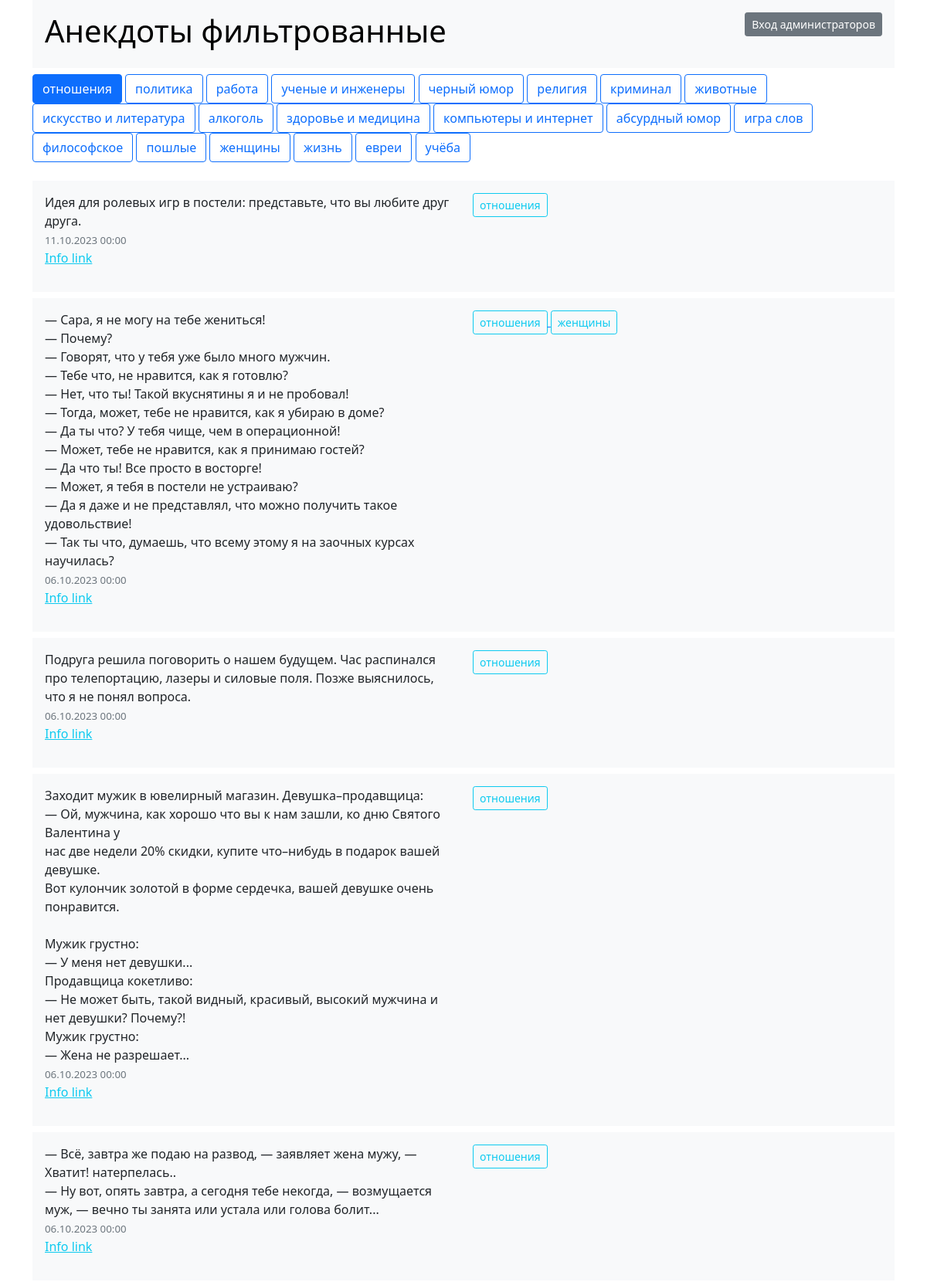
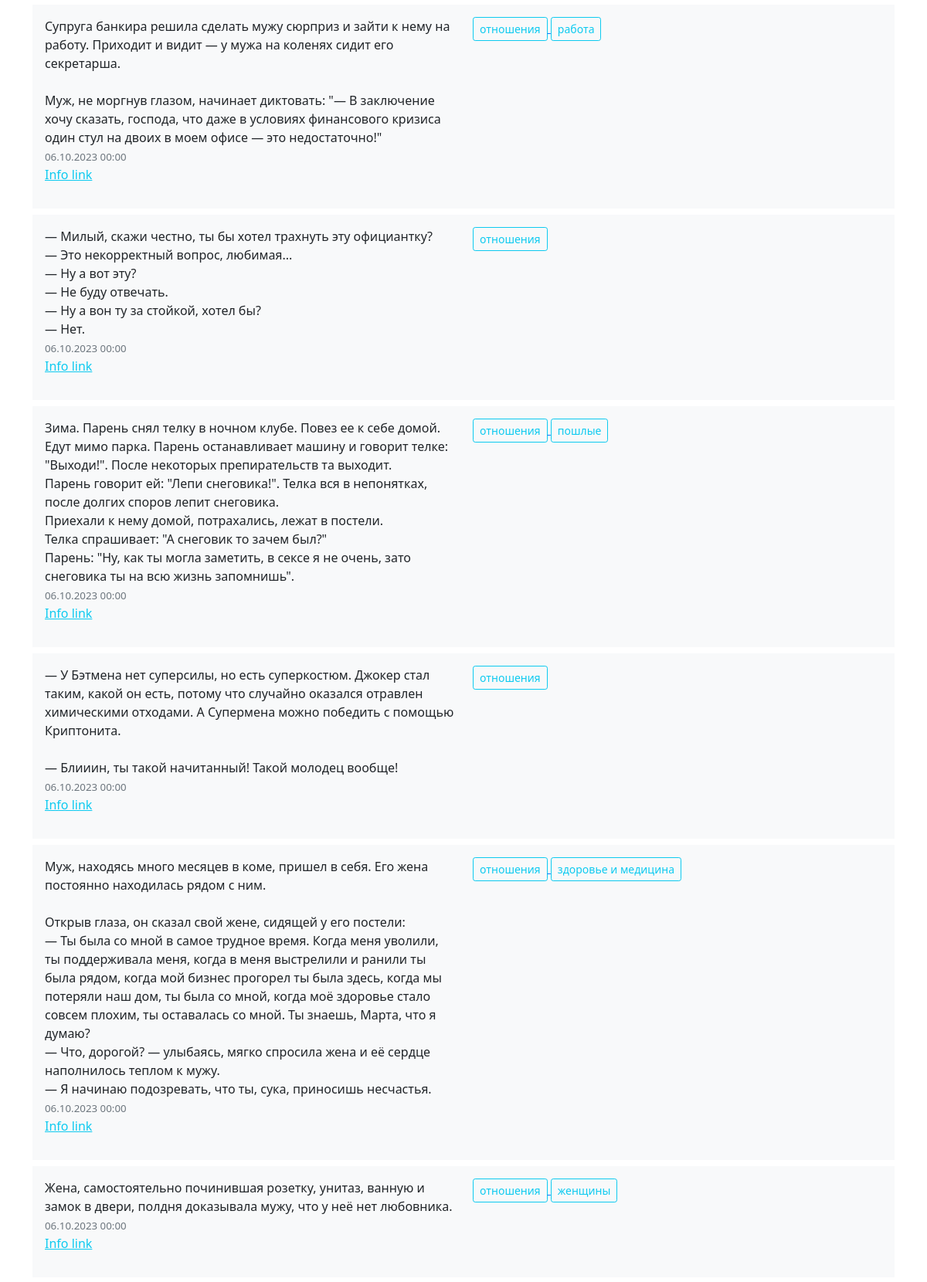
Screenshot of /отношения (upper part) with the database file from the repository (2 pictures, top to bottom).
### tables this page shows
CREATE TABLE `tag` (
  `id` int(11) NOT NULL,
  `tag` varchar(255) NOT NULL
);

CREATE TABLE `joke`
(
    `id`        int(11) NOT NULL,
    `joke`      text NOT NULL,
    `joke_date` date                                    DEFAULT NULL,
    `user`      varchar(255) DEFAULT NULL
);

### core/base/controller/Singleton.php (called while the page is built, shortened)
<?php
trait Singleton
{
    static private $_instance;
    static public function instance()
    {
        if (self::$_instance instanceof self) {
            return self::$_instance;
        }
        self::$_instance = new self;
        return self::$_instance;
    }
}

### core/base/settings/Settings.php (called while the page is built, shortened)
<?php
class Settings
{
    static public function get($property)
    {
        return self::instance()->$property;
    }
}

### core/base/model/BaseModel.php (called while the page is built, shortened)
<?php
class BaseModel
{
    static function processCrud($params)
    {
        if ($params['action'] === 'r') {
            return self::readDatabase($params);
        }
    }
    static function readDatabase($params = null)
    {
        $pdo = self::Instance()->pdo;
        $pdo->setAttribute(PDO::ATTR_ERRMODE, PDO::ERRMODE_EXCEPTION);
        if (isset($params['jokes']) && $params['jokes'] == '*') {
            if (isset($params['tag'])) {
                $tag = $params['tag'];
                $countStmt = $pdo->prepare("
            SELECT COUNT(joke.id)
            FROM joke
            LEFT JOIN joke_tag ON joke.id = joke_tag.id_joke
            LEFT JOIN tag ON tag.id = joke_tag.id_tag
            WHERE tag.tag = :tag
        ");
                $countStmt->execute([':tag' => $tag]);
                $count = $countStmt->fetchColumn();
                return $count;
            } else {
                $countStmt = $pdo->prepare("SELECT COUNT(*) FROM joke");
                $countStmt->execute();
                $count = $countStmt->fetchColumn();
                return $count;
            }
        }
        if (isset($params['tags']) && $params['tags'] == '*') {
            $tagStmt = $pdo->prepare("SELECT tag FROM tag");
            $tagStmt->execute();
            $tags = $tagStmt->fetchAll(PDO::FETCH_COLUMN);
            return $tags;
        }
        if ((isset($params[0]) && is_array($params[0]) && !empty($params[0][0])) or (isset($params['jsTag']))) {
            if (isset($params['jsTag'])) {
                $tagName = $params['jsTag'];
            } else {
                $tagName = $params[0][0];
            }
            $limit = LIMIT;
            if (isset($params['offset'])) {
                $offset = $limit * $params['offset'];
            } else {
                $offset = 0;
            }
            $data = self::getJokesByTag($tagName, $limit, $offset);
            $tagStmt = $pdo->prepare("SELECT id, tag FROM tag");
            $tagStmt->execute();
            $tags = $tagStmt->fetchAll(PDO::FETCH_ASSOC);
            $data['tags'] = $tags;
            return $data;
        }
        $data = ['jokes' => [], 'tags' => []];
        $tagStmt = $pdo->prepare("SELECT id, tag FROM tag");
        $tagStmt->execute();
        $tags = $tagStmt->fetchAll(PDO::FETCH_ASSOC);
        $data['tags'] = $tags;
        return $data;
    }
    public static function getJokesByTag($tagName, $limit = null, $offset = 0)
    {
        $pdo = self::Instance()->pdo;
        $pdo->setAttribute(PDO::ATTR_ERRMODE, PDO::ERRMODE_EXCEPTION);
        $sql = "SELECT joke.id, joke.joke, joke.joke_date, joke.user, GROUP_CONCAT(tag.id) AS tag_ids, GROUP_CONCAT(tag.tag) AS tags
   FROM joke
   INNER JOIN joke_tag ON joke.id = joke_tag.id_joke
   INNER JOIN tag ON tag.id = joke_tag.id_tag
   WHERE joke.id IN (
       SELECT joke.id
       FROM joke
       INNER JOIN joke_tag ON joke.id = joke_tag.id_joke
       INNER JOIN tag ON tag.id = joke_tag.id_tag
       WHERE tag.tag = :tagName
   )
   GROUP BY joke.id
   ORDER BY joke.id DESC";
        if ($limit) {
            $sql .= " LIMIT :offset, :limit";
        }
        $stmt = $pdo->prepare($sql);
        $stmt->bindValue(':tagName', $tagName, PDO::PARAM_STR);
        if ($limit) {
            $stmt->bindValue(':offset', $offset, PDO::PARAM_INT);
            $stmt->bindValue(':limit', $limit, PDO::PARAM_INT);
        }
        $stmt->execute();
        $jokes = $stmt->fetchAll(PDO::FETCH_ASSOC);
        $data = ['jokes' => []];
        foreach ($jokes as $joke) {
            $tagIds = explode(',', $joke['tag_ids']);
            $tags = explode(',', $joke['tags']);
            $tagArray = [];
            for ($i = 0; $i < count($tagIds); $i++) {
                $tagArray[] = [
                    'id' => $tagIds[$i],
                    'tag' => $tags[$i]
                ];
            }
            $data['jokes'][] = [
                'id' => $joke['id'],
                'joke' => $joke['joke'],
                'tags' => $tagArray,
                'joke_date' => $joke['joke_date'],
                'user' => $joke['user']
            ];
        }
        return $data;
    }
}

### core/user/controller/IndexController.php (called while the page is built, shortened)
<?php
class IndexController extends BaseController
{
    protected function inputData()
    {
        if ($this->parameters[0][0] != '') {
            if (!is_numeric($this->parameters[0][0])) {
                $section = $this->parameters[0];
                $data = BaseModel::processCrud([
                        'action' => 'r',
                        $section
                    ]
                );
            }
        } else {
            $data = BaseModel::processCrud([
                'action' => 'r'
            ]);
        }
        $src = $this->checkCookie();
        $data['src'] = $src;
        $pagination = $this->countElements();
        $data['pagination'] = $pagination;
        $content = $this->render('', compact('data'));
        return compact('content',);
    }
    public function checkCookie()
    {
        if (!isset($_COOKIE['username'])) {
            return "userJS.js";
        }
    }
    public function countElements()
    {
        $currentElement = isset($this->parameters['page']) ? (int)$this->parameters['page'] : 0;
        $countPage = $this->parameters['countPage'];
        return Pagination::pagination($currentElement, $countPage);
    }
}

### core/base/settings/internal_settings.php (called while the page is built, shortened)
<?php
function autoloadMainClasses($class_name)
{
    $class_path = str_replace('\\', DIRECTORY_SEPARATOR, $class_name);
    $file_path = $_SERVER['DOCUMENT_ROOT'] . DIRECTORY_SEPARATOR . $class_path . ".php";
}

### core/user/controller/Pagination.php (called while the page is built, shortened)
<?php
class Pagination extends IndexController
{
    public static function pagination($currentElement, $countPage)
    {
        $elements = [];
        $countPage = $countPage - 1;
        $elements['Previous'] = $currentElement - 1;
        $elements['first'] = 1;
        $elements['PreviousCurrentElement'] = $currentElement - 1;
        $elements['currentElement'] = $currentElement;
        $elements['NextCurrentElement'] = $currentElement + 1;
        $elements['Last'] = $countPage;
        $elements['next'] = $currentElement + 1;
        if ($currentElement === 0) {
            unset($elements["Previous"]);
            unset($elements["PreviousCurrentElement"]);
            unset($elements["currentElement"]);
            unset($elements["NextCurrentElement"]);
        }
        return self::generatePaginationHtml($elements);
    }
    public static function generatePaginationHtml($elements)
    {
        $html = '<nav aria-label="..."><ul class="pagination">';
        foreach ($elements as $key => $value) {
            if ($key === 'Previous') {
                $html .= '<li class="page-item"><a class="page-link" href="' . $value . '">' . $key . '</a></li>';
            } elseif ($key === 'first' || $key === 'Last') {
                $html .= '<li class="page-item"><a class="page-link" href="' . $value . '">' . $value . '</a></li>';
            } elseif ($key === 'currentElement') {
                $html .= '<li class="page-item active" aria-current="page"><a class="page-link" href="#">' . $value . '</a></li>';
            } elseif ($key === 'next') {
                $html .= '<li class="page-item"><a class="page-link" href="' . $value . '">' . $key . '</a></li>';
            } else {
                $html .= '<li class="page-item"><a class="page-link" href="' . $value . '">' . ($key === 'PreviousCurrentElement' || $key === 'NextCurrentElement' ? $value : $key) . '</a></li>';
            }
        }
        $html .= '</ul></nav>';
        return $html;
    }
}

### templates/default/index.php (the view, shortened to what this page needs)
<!DOCTYPE html>
<html lang="en">
<head>
    <link href="https://cdn.jsdelivr.net/npm/bootstrap@5.0.2/dist/css/bootstrap.min.css" rel="stylesheet"
>
    <link rel="stylesheet" href="https://cdn.jsdelivr.net/npm/flatpickr/dist/flatpickr.min.css">
    <link rel="stylesheet"
          href="https://cdnjs.cloudflare.com/ajax/libs/bootstrap-datepicker/1.9.0/css/bootstrap-datepicker.min.css">
</head>
<body>
<div class="container">
    <div class="p-3 mb-2 bg-light text-dark">
        <div class="row">
            <div class="col-sm">
                <h1><a href="/" style="text-decoration:none; color:black;">Анекдоты фильтрованные</a></h1>
            </div>
            <div class="col-sm">
                <div class='d-flex justify-content-end'>
                    <button type="button" class="btn btn-secondary btn-sm" data-bs-toggle="modal"
                            data-bs-target="#exampleModal">
                        Вход администраторов
                    </button>
                </div>
            </div>
        </div>
    </div>
    <div class="menu">
        <?php foreach ($data['tags'] as $tag): ?>
            <?php $tagLowerCase = mb_strtolower($tag['tag'], 'UTF-8'); ?>
            <a href="<?= $tagLowerCase ?>" class="btn btn-outline-primary"
               data-id="<?= $tag['id'] ?>"><?= $tag['tag'] ?></a>
        <?php endforeach; ?>
    </div>
    <br>
    <div id="dataJoke">
        <dataJoke>
            <?php foreach ($data['jokes'] as $joke): ?>
                <div class="p-3 mb-2 bg-light text-dark">
                    <div class="row">
                        <div class="col-sm">
                            <div id="<?= $joke['id'] ?>">
                                <? echo preg_replace("/\n/s", '<br/>', $joke['joke']); ?> <br>
                                <small class="text-muted text-orange"
                                       style="font-size: smaller;"><?= date('d.m.Y H:i',
                                        strtotime($joke['joke_date'])) ?></small>
                            </div>
                            <p><a href="/anekdot-id-<?= $joke['id'] ?>/"
                                  class="link-info link-offset-2 link-underline-opacity-25 link-underline-opacity-100-hover">Info
                                    link</a></p>
                        </div>
                        <div class="col-sm" id="<?= $joke['id'] ?>">
                            <?php foreach ($joke['tags'] as $tag): ?>
                                <?php $lowercaseTag = mb_strtolower($tag['tag'], 'UTF-8'); ?>
                                <a href="/<?= $lowercaseTag ?>" class="">
                                    <button type="button" class="btn btn-outline-info btn-sm">
                                        <?= $tag['tag'] ?>
                                    </button>
                                </a>
                            <?php endforeach; ?>
                        </div>
                    </div>
                </div>
            <?php endforeach; ?>
        </dataJoke>
    </div>
</div>
</body>
</html>

### core/base/controller/BaseController.php (shortened to what this page needs)
<?php
abstract class BaseController
{
    protected $page;
    protected $controller;
    protected $inputMethod;
    protected $parameters;
    protected $countPage;
    protected $joke;
    public function route()
    {
        $controller = str_replace('/', '\\', $this->controller);
        try {
            $object = new \ReflectionMethod($controller, 'request');
            $args = [
                'joke' => $this->joke,
                'parameters' => $this->parameters,
                'countPage' => $this->countPage,
                'inputMethod' => $this->inputMethod,
            ];
            $object->invoke(new $controller, $args);
        } catch (\ReflectionException $e) {
            throw new RouteException($e->getMessage());
        }
    }
    public function request($args)
    {
        $this->parameters = $args['parameters'];
        $inputData = $args['inputMethod'];
        $data = $this->$inputData();
        if ($data) {
            $this->page = $data;
        };
    }
    protected function getPage()
    {
        if (is_array($this->page)) {
            foreach ($this->page as $block) {
                echo $block;
            }
        } else {
            echo $this->page;
        }
        exit();
    }
    protected function render($path = '', $parameters = [])
    {
        extract($parameters);
        if (!$path) {
            $class = new \ReflectionClass($this);
            $space = str_replace('\\', '/', $class->getNamespaceName() . '\\');
            $routes = Settings::get('routes');
            if ($space === $routes['user']['path']) {
                $template = TEMPLATE;
            }
            $path = $template . explode('controller', strtolower($class->getShortName()))[0];
        }
        if (!@include $path . '.php') {
            throw new RouteException('Отсутствует шаблон - ' . $path);
        }
        return ob_get_clean();
    }
}

### rows the page displays
tag: tag "отношения"
tag: tag "политика"
tag: tag "работа"
tag: tag "ученые и инженеры"
tag: tag "черный юмор"
tag: tag "религия"
tag: tag "криминал"
tag: tag "животные"
tag: tag "искусство и литература"
tag: tag "алкоголь"
tag: tag "здоровье и медицина"
tag: tag "компьютеры и интернет"
tag: tag "абсурдный юмор"
tag: tag "игра слов"
tag: tag "философское"
tag: tag "пошлые"
tag: tag "женщины"
tag: tag "жизнь"
tag: tag "евреи"
tag: tag "учёба"
joke: joke "Идея для ролевых игр в постели: представьте, что вы любите друг друга.", joke_date "11.10.2023 00:00", tag "отношения"
joke: joke "— Сара, я не могу на тебе жениться! — Почему? — Говорят, что у тебя уже было много мужчин. — Тебе что, не нравится, как я готовлю? — Нет, что ты! Такой вкуснятины я и не пробовал! — Тогда, может, тебе не нравится, как я убираю в доме? — Да ты что? У тебя чище, чем в операционной! — Может, тебе не нравится, как я принимаю гостей? — Да что ты! Все просто в восторге! — Может, я тебя в постели не устраиваю? — Да я даже и не представлял, что можно получить такое удовольствие! — Так ты что, думаешь, что всему этому я на заочных курсах научилась?", joke_date "06.10.2023 00:00", tag "отношения"
joke: joke "Подруга решила поговорить о нашем будущем. Час распинался про телепортацию, лазеры и силовые поля. Позже выяснилось, что я не понял вопроса.", joke_date "06.10.2023 00:00", tag "отношения"
joke: joke "Заходит мужик в ювелирный магазин. Девушка–продавщица: — Ой, мужчина, как хорошо что вы к нам зашли, ко дню Святого Валентина у нас две недели 20% скидки, купите что–нибудь в подарок вашей девушке. Вот кулончик золотой в форме сердечка, вашей девушке очень понравится. Мужик грустно: — У меня нет девушки... Продавщица кокетливо: — Не может быть, такой видный, красивый, высокий мужчина и нет девушки? Почему?! Мужик грустно: — Жена не разрешает...", joke_date "06.10.2023 00:00", tag "отношения"
joke: joke "— Всё, завтра же подаю на развод, — заявляет жена мужу, — Хватит! натерпелась.. — Ну вот, опять завтра, а сегодня тебе некогда, — возмущается муж, — вечно ты занята или устала или голова болит...", joke_date "06.10.2023 00:00", tag "отношения"
joke: joke "Супруга банкира решила сделать мужу сюрприз и зайти к нему на работу. Приходит и видит — у мужа на коленях сидит его секретарша. Муж, не моргнув глазом, начинает диктовать: \"— В заключение хочу сказать, господа, что даже в условиях финансового кризиса один стул на двоих в моем офисе — это недостаточно!\"", joke_date "06.10.2023 00:00", tag "отношения"
joke: joke "— Милый, скажи честно, ты бы хотел трахнуть эту официантку? — Это некорректный вопрос, любимая... — Ну а вот эту? — Не буду отвечать. — Ну а вон ту за стойкой, хотел бы? — Нет.", joke_date "06.10.2023 00:00", tag "отношения"
joke: joke "Зима. Парень снял телку в ночном клубе. Повез ее к себе домой. Едут мимо парка. Парень останавливает машину и говорит телке: \"Выходи!\". После некоторых препирательств та выходит. Парень говорит ей: \"Лепи снеговика!\". Телка вся в непонятках, после долгих споров лепит снеговика. Приехали к нему домой, потрахались, лежат в постели. Телка спрашивает: \"А снеговик то зачем был?\" Парень: \"Ну, как ты могла заметить, в сексе я не очень, зато снеговика ты на всю жизнь запомнишь\".", joke_date "06.10.2023 00:00", tag "отношения"
joke: joke "— У Бэтмена нет суперсилы, но есть суперкостюм. Джокер стал таким, какой он есть, потому что случайно оказался отравлен химическими отходами. А Супермена можно победить с помощью Криптонита. — Блииин, ты такой начитанный! Такой молодец вообще!", joke_date "06.10.2023 00:00", tag "отношения"
joke: joke "Муж, находясь много месяцев в коме, пришел в себя. Его жена постоянно находилась рядом с ним. Открыв глаза, он сказал свой жене, сидящей у его постели: — Ты была со мной в самое трудное время. Когда меня уволили, ты поддерживала меня, когда в меня выстрелили и ранили ты была рядом, когда мой бизнес прогорел ты была здесь, когда мы потеряли наш дом, ты была со мной, когда моё здоровье стало совсем плохим, ты оставалась со мной. Ты знаешь, Марта, что я думаю? — Что, дорогой? — улыбаясь, мягко спросила жена и её сердце наполнилось теплом к мужу. — Я начинаю подозревать, что ты, сука, приносишь несчастья.", joke_date "06.10.2023 00:00", tag "отношения"
joke: joke "Жена, самостоятельно починившая розетку, унитаз, ванную и замок в двери, полдня доказывала мужу, что у неё нет любовника.", joke_date "06.10.2023 00:00", tag "отношения"
